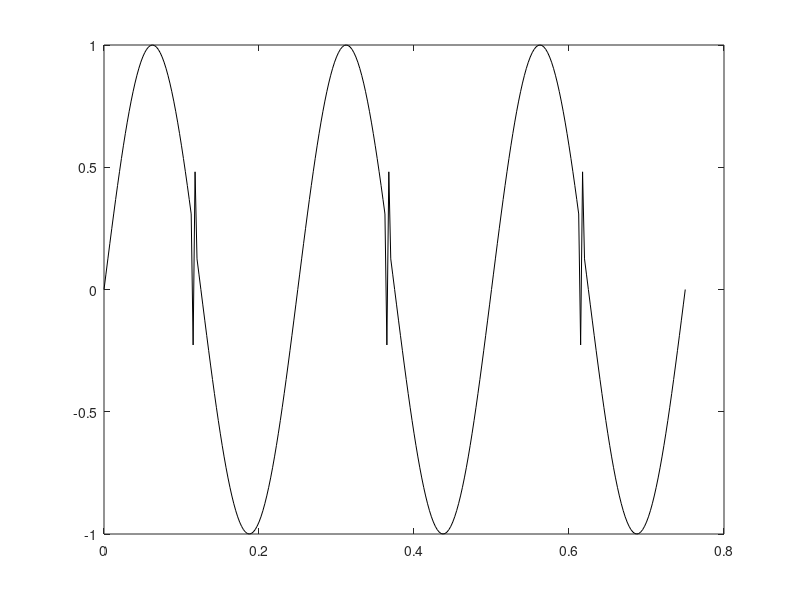

Recreate this plot in MATLAB. (Note: this script raises an error after producing the figure.)
%% 1.生成仿真信号
fs = 400;  %采样频率
t = 0:1/fs:0.75; %时间轴
x = sin(2*pi*4*t); %低频正弦信号
y = 0.5*sin(2*pi*120*t); %高频正弦信号
for i = 1:length(t) %将高频信号处理成间断性
    if mod(t(i),0.25)>0.11&&mod(t(i),0.25)<0.12
    else
        y(i) = 0;
    end
end
sig = x+y; %信号叠加
figure('color','white')
plot(t,sig,'k') %绘制原始信号
%% 2.EEMD分解图
Nstd = 0.2; %Nstd为附加噪声标准差与Y标准差之比
NE = 100;   %NE为对信号的平均次数
imf = pEEMD(sig,t,Nstd,NE);
% 画信号EEMD分解图
% 输入：
% y为待分解信号
% FsOrT为采样频率或采样时间向量，如果为采样频率，该变量输入单个值；如果为时间向量，该变量为与y相同长度的一维向量。如果未知采样频率，可设置为1
% Nstd为附加噪声标准差与Y标准差之比
% NE为对信号的平均次数
% 输出：
% imf为经eemd分解后的各imf分量值（公开版代码无法输出imf）
%% 3.EEMD分解及频谱图
imf = pEEMDandFFT(sig,fs,Nstd,NE);% 画信号EEMD分解与各IMF分量频谱对照图
% function imf = pEEMDandFFT(y,FsOrT,Nstd,NE)
% 输入：
% y为待分解信号
% FsOrT为采样频率或采样时间向量，如果为采样频率，该变量输入单个值；如果为时间向量，该变量为与y相同长度的一维向量
% Nstd为附加噪声标准差与Y标准差之比
% NE为对信号的平均次数
% 输出：
% imf为经eemd分解后的各imf分量值（公开版代码无法输出imf）


%% 4. 根据频率的直接筛选方法
indices = [4 , 5 , 6,7,8];  % 假设我们想要保留的是前两个IMF，需要注意res等同于最后一个IMF，在此例子中，res即IMF5，如果要保留第1、2个IMF和res，可以写成：indices = [1, 2 ,5];
filtered_imfs = imf(indices, :);
filtered_signal1 = sum(filtered_imfs, 1);
ori = sig;  %无噪声信号
fil = filtered_signal1;  %滤波后信号
figure('color','w')
subplot(311);plot(x,'k');title('原始信号（未加入噪声）')
subplot(312);plot(sig,'k');title('原始信号（加入噪声）')
subplot(313);plot(fil,'k');title('滤波后信号')